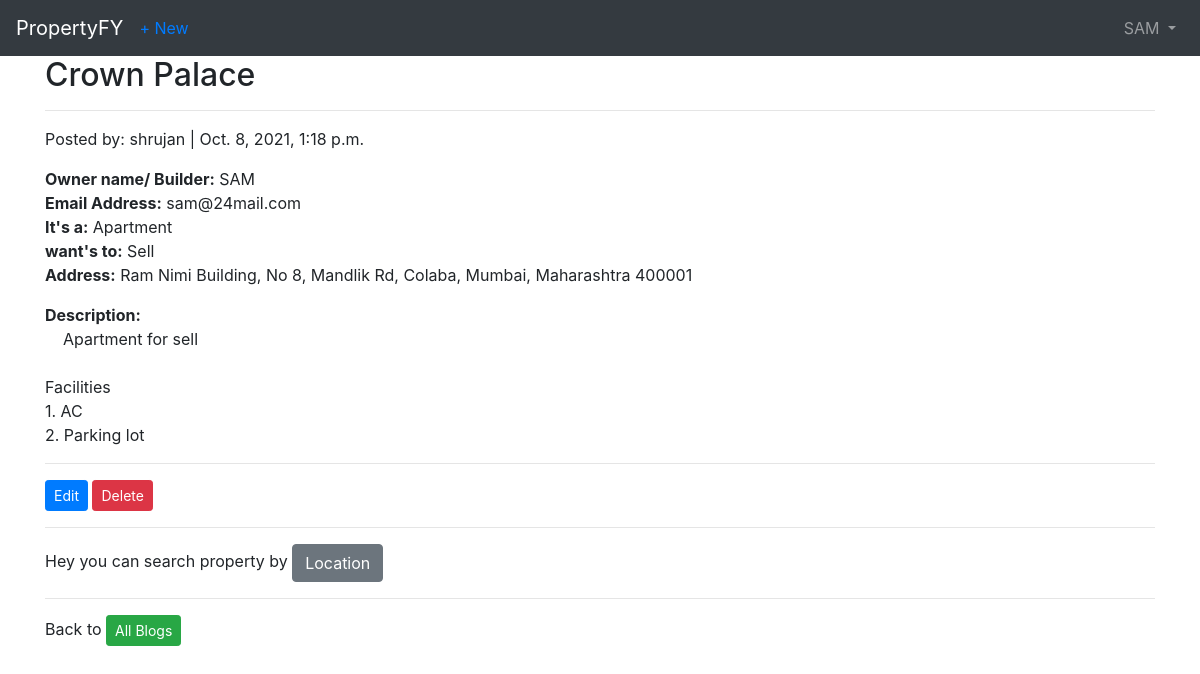
The app's page /blog/5/ (signed in) with its own data.
### users/models.py (models this page shows)
class CustomUser(AbstractUser):
    age = models.PositiveIntegerField(null=True, blank=True)

### blog/models.py (models this page shows, shortened)
class Blog(models.Model):
    title = models.CharField(max_length=225)
    description = models.TextField(blank=True, null=True)
    date = models.DateTimeField(auto_now_add=True, null=True, blank=True)
    author = models.ForeignKey(
        get_user_model(),
        on_delete=models.CASCADE,
    )
    owner = models.CharField(max_length=30, blank=True, null=True )
    address = models.TextField()
    latitude = models.FloatField(blank=True, null=True)
    longitude = models.FloatField(blank=True, null=True)
    property_choice = (
            ('Apartment', 'Apartment'),
            ('Bunglow', 'Bunglow'),
            ('Office', 'Office'),
            ('Shop', 'Shop')
        )
    property_type = models.CharField(max_length=30, blank=True, null=True, choices=property_choice)
    want_choice = (
            ('Lease', 'Lease'),
            ('Rent', 'Rent'),
            ('Sell', 'Sell'),
        )
    want_to = models.CharField(max_length=30, blank=True, null=True, choices=want_choice)
    email_address = models.EmailField(max_length = 254, blank=True, null=True)

### blog/views.py (the view)
# urls.py: path('<int:pk>/', BlogDetailView.as_view(), name='blog_detail'),
class BlogDetailView(LoginRequiredMixin, DetailView):
    model = Blog
    template_name = 'blog_detail.html'
    login_url = 'login'

### templates/blog_detail.html
{% extends 'base.html' %}
{% block content %}
<div class="blog-entry">
    <h2>{{ object.title }}</h2>
    <hr>
    <p>Posted by: {{ object.author }} | {{ object.date }}</object></p>
    <p><b>Owner name/ Builder:</b> {{ object.owner }}
        <br>
       <b>Email Address:</b> {{ object.email_address}}
       <br>
       <b>It's a:</b> {{ object.property_type }}
       <br>
       <b>want's to:</b> {{ object.want_to }}
       <br>
       <b>Address:</b> {{ object.address }}
       <br>
    </p>
    <p style="white-space:pre-wrap"><b>Description:</b>
    {{ object.description }}</p>
    <hr>
</div>
    <a href="{% url 'blog_edit' blog.pk %}" class="btn btn-primary btn-sm">Edit</a>
    <a href="{% url 'blog_delete' blog.pk %}" class="btn btn-danger btn-sm">Delete</a>
    <hr>
    <p>Hey you can search property by <a href="{% url 'location' %}" class="btn btn-secondary">Location</a></p>
    <hr>
    <p>Back to <a href="{% url 'blog_list' %}" class="btn btn-success btn-sm">All Blogs</a></p>
{% endblock content %}

### templates/base.html (shortened to what this page needs)
<!DOCTYPE html>
<html>
<head>
  <link rel="stylesheet" href="https://stackpath.bootstrapcdn.com/bootstrap/4.5.0/css/bootstrap.min.css">
</head>
<body>
  <nav class="navbar navbar-expand-lg navbar-dark bg-dark">
    <a class="navbar-brand" href="{% url 'home' %}">PropertyFY</a>
    <div class="collapse navbar-collapse" id="navbarSupportedContent">
      {% if user.is_authenticated %}
      <ul class="navbar-nav mr-auto">
        <li class="nav-item"><a href="{% url 'blog_new' %}">+ New</a></li>
        </ul>
        <ul class="navbar-nav ml-auto">
          <li class="nav-item">
            <a class="nav-link dropdown-toggle" href="#" id="navbarDropdown" role="button" data-toggle="dropdown" aria-haspopup="true" aria-expanded="false">
              {{ user.username }}
            </a>
          </li>
        </ul>
      {% endif %}
    </div>
  </nav>
  <main>
    <div class="container">
      {% block content %}
      {% endblock content %}
    </div>
  </main>
</body>
</html>

### records on screen
CustomUser: username "SAM"
Blog: title "Crown Palace", author "shrujan", date "Oct. 8, 2021, 1:18 p.m.", owner "SAM", email_address "sam@24mail.com", property_type "Apartment", want_to "Sell", address "Ram Nimi Building, No 8, Mandlik Rd, Colaba, Mumbai, Maharashtra 400001", description "Apartment for sell Facilities 1. AC 2. Parking lot"
